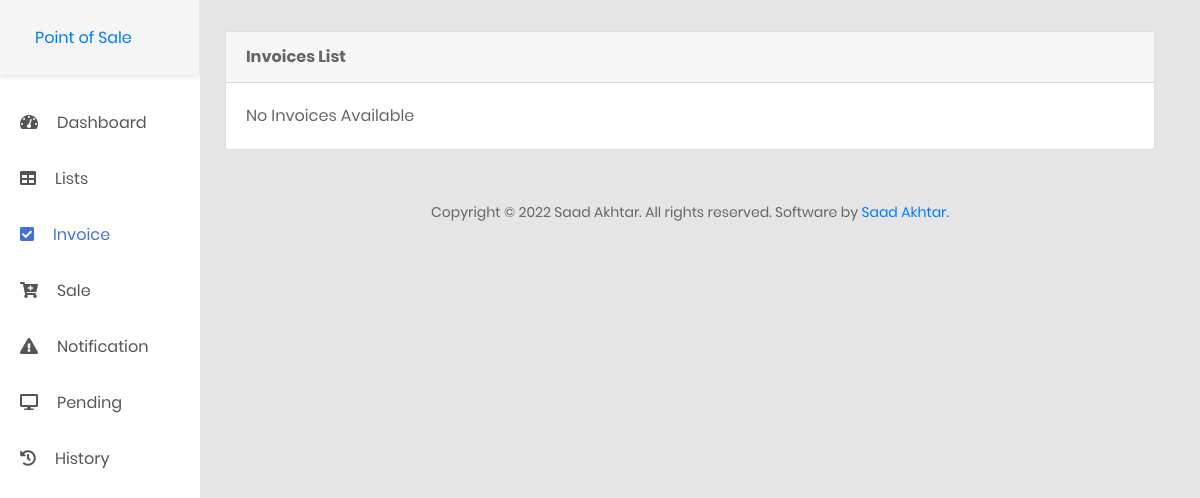
/invoice.php, run on an earlier commit of the app's database.
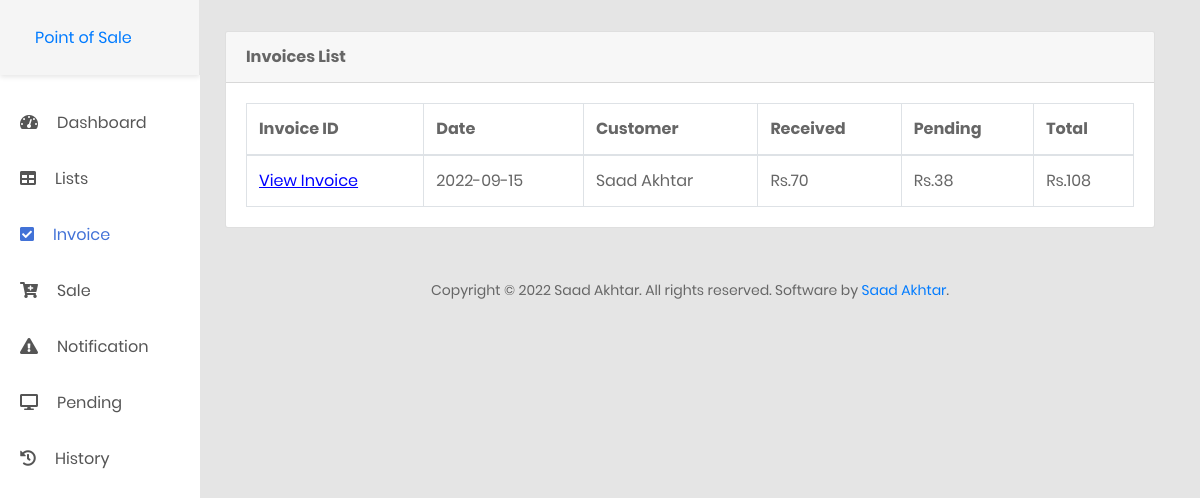
And on a later commit of the database.
### tables this page shows
CREATE TABLE `invoice` (
  `id` int(11) NOT NULL,
  `date` date NOT NULL,
  `time` time NOT NULL,
  `total` mediumint(9) NOT NULL,
  `received` mediumint(9) NOT NULL,
  `pending` mediumint(9) NOT NULL,
  `due_date` date NOT NULL,
  `cust_id` int(255) DEFAULT NULL,
  `chain_id` int(11) DEFAULT 0,
  `pending_status` tinyint(4) NOT NULL
);

CREATE TABLE `customer` (
  `id` int(11) NOT NULL,
  `name` varchar(150) NOT NULL,
  `contact` varchar(13) DEFAULT NULL,
  `address` mediumtext DEFAULT NULL,
  `ref` varchar(150) DEFAULT NULL,
  `reg_date` date NOT NULL DEFAULT current_timestamp()
);

### invoice.php (the view, shortened to what this page needs)
<?php
include("includes/db-connection.php");
$sql = 'SELECT * FROM `invoice` WHERE `chain_id`=0';
$result = mysqli_query($conn,$sql);
?>
<!DOCTYPE html>
<html lang="en">
<head>
    <?php include("includes/head.php"); ?>
</head>
<body>
    <div>
        <?php include("includes/sidebar.php"); ?>
        <div class="page-container">
            <div class="main-content">
                <div class="section__content section__content--p30">
                    <div class="container-fluid">
                        <div class="row">
                            <div class="content mt-3">
                                <div class="card">
                                    <div class="card-header">
                                        <strong class="card-title">Invoices List</strong>
                                    </div>
                                    <div class="card-body">
                                        <?php if (mysqli_num_rows($result) > 0) { ?>
                                        <table id="bootstrap-data-table-export" class="table table-striped table-bordered">
                                            <thead>
                                                <tr>
                                                    <th>Invoice ID</th>
                                                    <th>Date</th>
                                                    <th>Customer</th>
                                                    <th>Received</th>
                                                    <th>Pending</th>
                                                    <th>Total</th>
                                                </tr>
                                            </thead>
                                            <tbody>
                                                <?php
                                                while ($row = mysqli_fetch_assoc($result)) {
                                                    if($row["cust_id"]==0){
                                                        $cust_name = "N/A";
                                                    }
                                                    else{
                                                        $sql2 = 'SELECT name FROM `customer` WHERE id=' . $row["cust_id"] . ' ORDER BY `id` DESC';
                                                        $result2 = mysqli_query($conn,$sql2);
                                                        $row2 = mysqli_fetch_assoc($result2);
                                                        if($row2==NULL){$cust_name = 'N/A';}else{$cust_name = $row2["name"];}
                                                    }
                                                ?>
                                                <tr>
                                                    <td><a target="_blank" style="color: blue; text-decoration:underline;" href="view_invoice.php?id=<?php echo $row["id"]; ?>" class="item">View Invoice</button></td>
                                                    <td><?php echo $row["date"]; ?></td>
                                                    <td><?php echo $cust_name; ?></td>
                                                    <td><?php echo "Rs.".$row["received"]; ?></td>
                                                    <td><?php echo "Rs.".$row["pending"]; ?></td>
                                                    <td><?php echo "Rs.".$row["total"]; ?></td>
                                                </tr>
                                                        <?php
                                            }
                                            ?>
                                            </tbody>
                                        </table>
                                        <?php } else { ?>
                                        <span>No Invoices Available</span>
                                        <?php } ?>
                                    </div>
                                </div>
                            </div>
                        </div>
                        <?php include("includes/footer.php"); ?>
                    </div>
                </div>
            </div>
        </div>
    </div>
</body>
</html>

What changed in the data, as far as the page shows it:
added invoice: date "2022-09-15", customer.name "Saad Akhtar", received "70", pending "38", total "108"
Also different on the page:
text no longer shown: "No Invoices Available"
text now shown: "Invoice ID Date Customer Received Pending Total"
